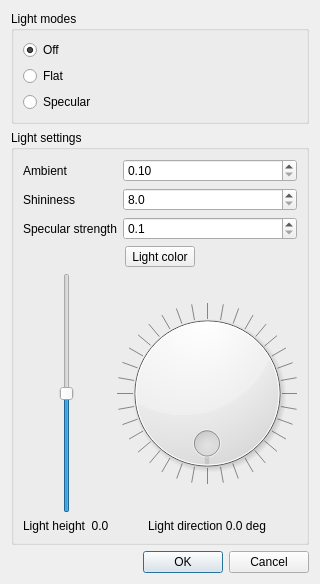
<?xml version="1.0" encoding="UTF-8"?>
<ui version="4.0">
 <class>LightDialog</class>
 <widget class="QDialog" name="LightDialog">
  <property name="geometry">
   <rect>
    <x>0</x>
    <y>0</y>
    <width>320</width>
    <height>584</height>
   </rect>
  </property>
  <property name="sizePolicy">
   <sizepolicy hsizetype="Fixed" vsizetype="Fixed">
    <horstretch>0</horstretch>
    <verstretch>0</verstretch>
   </sizepolicy>
  </property>
  <property name="windowTitle">
   <string>Light settings</string>
  </property>
  <property name="windowIcon">
   <iconset theme="QIcon::ThemeIcon::DocumentProperties"/>
  </property>
  <layout class="QVBoxLayout" name="verticalLayout">
   <item>
    <widget class="QGroupBox" name="groupBox">
     <property name="title">
      <string>Light modes</string>
     </property>
     <layout class="QVBoxLayout" name="verticalLayout_3">
      <item>
       <widget class="QRadioButton" name="radioOff">
        <property name="text">
         <string>Off</string>
        </property>
        <property name="checked">
         <bool>true</bool>
        </property>
        <attribute name="buttonGroup">
         <string notr="true">bgpMode</string>
        </attribute>
       </widget>
      </item>
      <item>
       <widget class="QRadioButton" name="radioFlat">
        <property name="text">
         <string>Flat</string>
        </property>
        <attribute name="buttonGroup">
         <string notr="true">bgpMode</string>
        </attribute>
       </widget>
      </item>
      <item>
       <widget class="QRadioButton" name="radioSpecular">
        <property name="text">
         <string>Specular</string>
        </property>
        <attribute name="buttonGroup">
         <string notr="true">bgpMode</string>
        </attribute>
       </widget>
      </item>
     </layout>
    </widget>
   </item>
   <item>
    <widget class="QGroupBox" name="groupBox_2">
     <property name="title">
      <string>Light settings</string>
     </property>
     <layout class="QVBoxLayout" name="verticalLayout_4">
      <item>
       <layout class="QHBoxLayout" name="horizontalLayout_4">
        <item>
         <layout class="QFormLayout" name="formLayout_2">
          <item row="2" column="0">
           <widget class="QLabel" name="label_3">
            <property name="text">
             <string>Ambient</string>
            </property>
           </widget>
          </item>
          <item row="2" column="1">
           <widget class="QDoubleSpinBox" name="spinAmbient">
            <property name="decimals">
             <number>2</number>
            </property>
            <property name="minimum">
             <double>0.100000000000000</double>
            </property>
            <property name="maximum">
             <double>0.500000000000000</double>
            </property>
            <property name="singleStep">
             <double>0.050000000000000</double>
            </property>
           </widget>
          </item>
          <item row="3" column="0">
           <widget class="QLabel" name="label">
            <property name="text">
             <string>Shininess</string>
            </property>
           </widget>
          </item>
          <item row="3" column="1">
           <widget class="QDoubleSpinBox" name="spinShine">
            <property name="decimals">
             <number>1</number>
            </property>
            <property name="minimum">
             <double>8.000000000000000</double>
            </property>
            <property name="maximum">
             <double>128.000000000000000</double>
            </property>
            <property name="singleStep">
             <double>8.000000000000000</double>
            </property>
            <property name="stepType">
             <enum>QAbstractSpinBox::StepType::AdaptiveDecimalStepType</enum>
            </property>
           </widget>
          </item>
          <item row="5" column="0">
           <widget class="QLabel" name="label_2">
            <property name="text">
             <string>Specular strength</string>
            </property>
           </widget>
          </item>
          <item row="5" column="1">
           <widget class="QDoubleSpinBox" name="spinSpec">
            <property name="decimals">
             <number>1</number>
            </property>
            <property name="minimum">
             <double>0.100000000000000</double>
            </property>
            <property name="maximum">
             <double>2.000000000000000</double>
            </property>
            <property name="singleStep">
             <double>0.100000000000000</double>
            </property>
            <property name="stepType">
             <enum>QAbstractSpinBox::StepType::AdaptiveDecimalStepType</enum>
            </property>
           </widget>
          </item>
         </layout>
        </item>
       </layout>
      </item>
      <item>
       <layout class="QHBoxLayout" name="horizontalLayout">
        <item>
         <spacer name="horizontalSpacer">
          <property name="orientation">
           <enum>Qt::Orientation::Horizontal</enum>
          </property>
          <property name="sizeHint" stdset="0">
           <size>
            <width>40</width>
            <height>20</height>
           </size>
          </property>
         </spacer>
        </item>
        <item>
         <widget class="QToolButton" name="btColor">
          <property name="sizePolicy">
           <sizepolicy hsizetype="Preferred" vsizetype="Preferred">
            <horstretch>0</horstretch>
            <verstretch>0</verstretch>
           </sizepolicy>
          </property>
          <property name="text">
           <string>Light color</string>
          </property>
          <property name="icon">
           <iconset theme="QIcon::ThemeIcon::MediaPlaybackStop"/>
          </property>
          <property name="toolButtonStyle">
           <enum>Qt::ToolButtonStyle::ToolButtonTextUnderIcon</enum>
          </property>
         </widget>
        </item>
        <item>
         <spacer name="horizontalSpacer_2">
          <property name="orientation">
           <enum>Qt::Orientation::Horizontal</enum>
          </property>
          <property name="sizeHint" stdset="0">
           <size>
            <width>40</width>
            <height>20</height>
           </size>
          </property>
         </spacer>
        </item>
       </layout>
      </item>
      <item>
       <layout class="QHBoxLayout" name="horizontalLayout_2">
        <item>
         <layout class="QVBoxLayout" name="verticalLayout_2">
          <item>
           <layout class="QHBoxLayout" name="horizontalLayout_3">
            <item>
             <widget class="QSlider" name="sliderHeight">
              <property name="minimum">
               <number>-10</number>
              </property>
              <property name="maximum">
               <number>10</number>
              </property>
              <property name="orientation">
               <enum>Qt::Orientation::Vertical</enum>
              </property>
             </widget>
            </item>
           </layout>
          </item>
          <item>
           <widget class="QLabel" name="labelHeight">
            <property name="text">
             <string>Light height  0.0</string>
            </property>
           </widget>
          </item>
         </layout>
        </item>
        <item>
         <layout class="QVBoxLayout" name="verticalLayout_6">
          <item>
           <widget class="QDial" name="dialPos">
            <property name="minimumSize">
             <size>
              <width>180</width>
              <height>180</height>
             </size>
            </property>
            <property name="minimum">
             <number>-180</number>
            </property>
            <property name="maximum">
             <number>180</number>
            </property>
            <property name="singleStep">
             <number>5</number>
            </property>
            <property name="pageStep">
             <number>10</number>
            </property>
            <property name="value">
             <number>0</number>
            </property>
            <property name="orientation">
             <enum>Qt::Orientation::Horizontal</enum>
            </property>
            <property name="invertedAppearance">
             <bool>true</bool>
            </property>
            <property name="invertedControls">
             <bool>false</bool>
            </property>
            <property name="wrapping">
             <bool>true</bool>
            </property>
            <property name="notchTarget">
             <double>5.000000000000000</double>
            </property>
            <property name="notchesVisible">
             <bool>true</bool>
            </property>
           </widget>
          </item>
          <item>
           <widget class="QLabel" name="labelPos">
            <property name="sizePolicy">
             <sizepolicy hsizetype="Preferred" vsizetype="Fixed">
              <horstretch>0</horstretch>
              <verstretch>0</verstretch>
             </sizepolicy>
            </property>
            <property name="text">
             <string>Light direction 0.0 deg</string>
            </property>
            <property name="alignment">
             <set>Qt::AlignmentFlag::AlignCenter</set>
            </property>
           </widget>
          </item>
         </layout>
        </item>
       </layout>
      </item>
     </layout>
    </widget>
   </item>
   <item>
    <widget class="QDialogButtonBox" name="buttonBox">
     <property name="orientation">
      <enum>Qt::Orientation::Horizontal</enum>
     </property>
     <property name="standardButtons">
      <set>QDialogButtonBox::StandardButton::Cancel|QDialogButtonBox::StandardButton::Ok</set>
     </property>
    </widget>
   </item>
  </layout>
 </widget>
 <resources/>
 <connections>
  <connection>
   <sender>buttonBox</sender>
   <signal>accepted()</signal>
   <receiver>LightDialog</receiver>
   <slot>accept()</slot>
   <hints>
    <hint type="sourcelabel">
     <x>248</x>
     <y>254</y>
    </hint>
    <hint type="destinationlabel">
     <x>157</x>
     <y>274</y>
    </hint>
   </hints>
  </connection>
  <connection>
   <sender>buttonBox</sender>
   <signal>rejected()</signal>
   <receiver>LightDialog</receiver>
   <slot>reject()</slot>
   <hints>
    <hint type="sourcelabel">
     <x>316</x>
     <y>260</y>
    </hint>
    <hint type="destinationlabel">
     <x>286</x>
     <y>274</y>
    </hint>
   </hints>
  </connection>
 </connections>
 <buttongroups>
  <buttongroup name="bgpMode"/>
 </buttongroups>
</ui>
